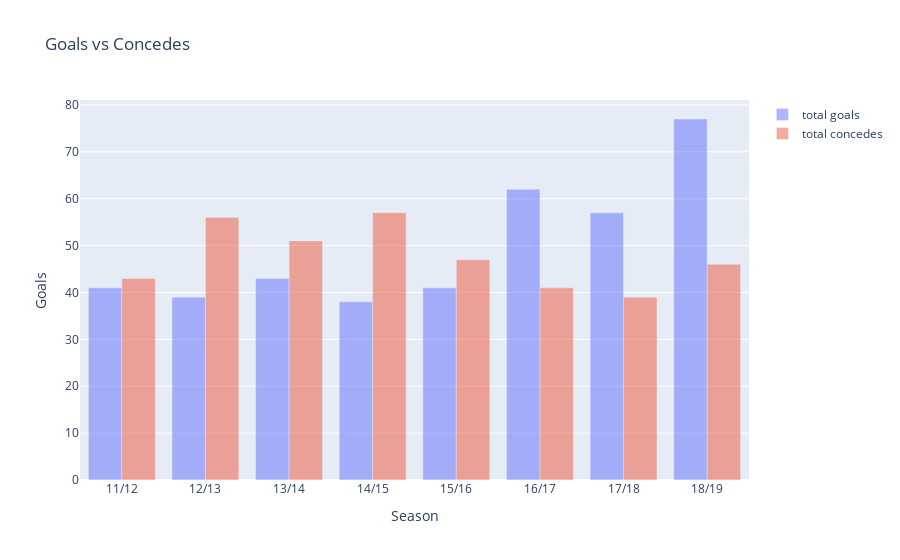

The cell this chart's notebook holds for it:
### Code cell
data = [
    go.Bar(x = t.my_tot_stats.index, y = t.my_tot_stats['Goal'], opacity=0.5, name='total goals'),
    go.Bar(x = t.vs_tot_stats.index, y = t.vs_tot_stats['Goal'], opacity=0.5, name='total concedes')]
layout = {
    'title': 'Goals vs Concedes',
    'xaxis': { 'title': 'Season' },
    'yaxis': { 'title': 'Goals' }
}
fig = go.Figure(data, layout)
fig.show()

### Figure 1 — Plotly figure (JSON) as saved in the notebook; plotly's stock layout.template omitted (floating-point values rounded to 4 significant figures)
{"data": [{"name": "total goals", "opacity": 0.5, "type": "bar", "x": ["11/12", "12/13", "13/14", "14/15", "15/16", "16/17", "17/18", "18/19"], "y": [41, 39, 43, 38, 41, 62, 57, 77]}, {"name": "total concedes", "opacity": 0.5, "type": "bar", "x": ["11/12", "12/13", "13/14", "14/15", "15/16", "16/17", "17/18", "18/19"], "y": [43, 56, 51, 57, 47, 41, 39, 46]}], "layout": {"title": {"text": "Goals vs Concedes"}, "xaxis": {"title": {"text": "Season"}}, "yaxis": {"title": {"text": "Goals"}}}}
